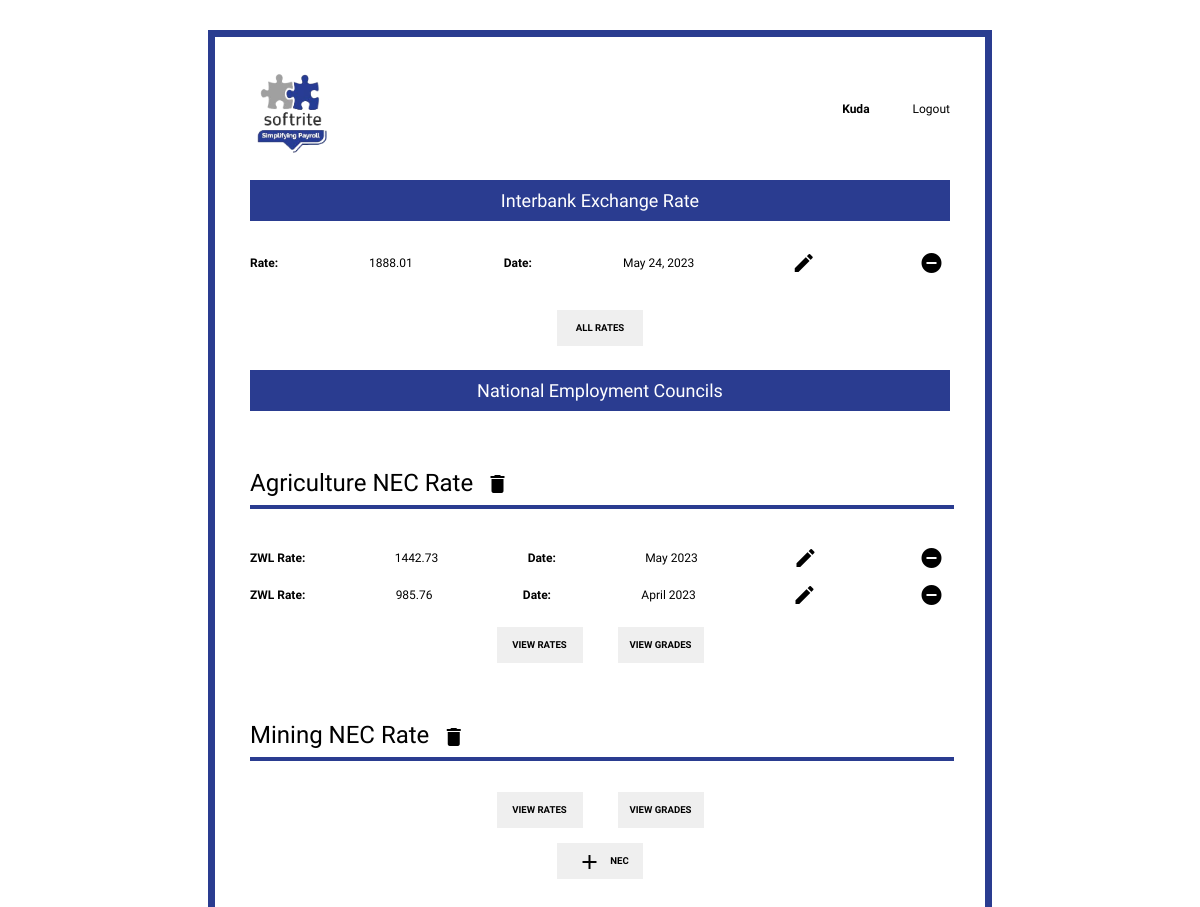
The app's page / (signed in), older data.
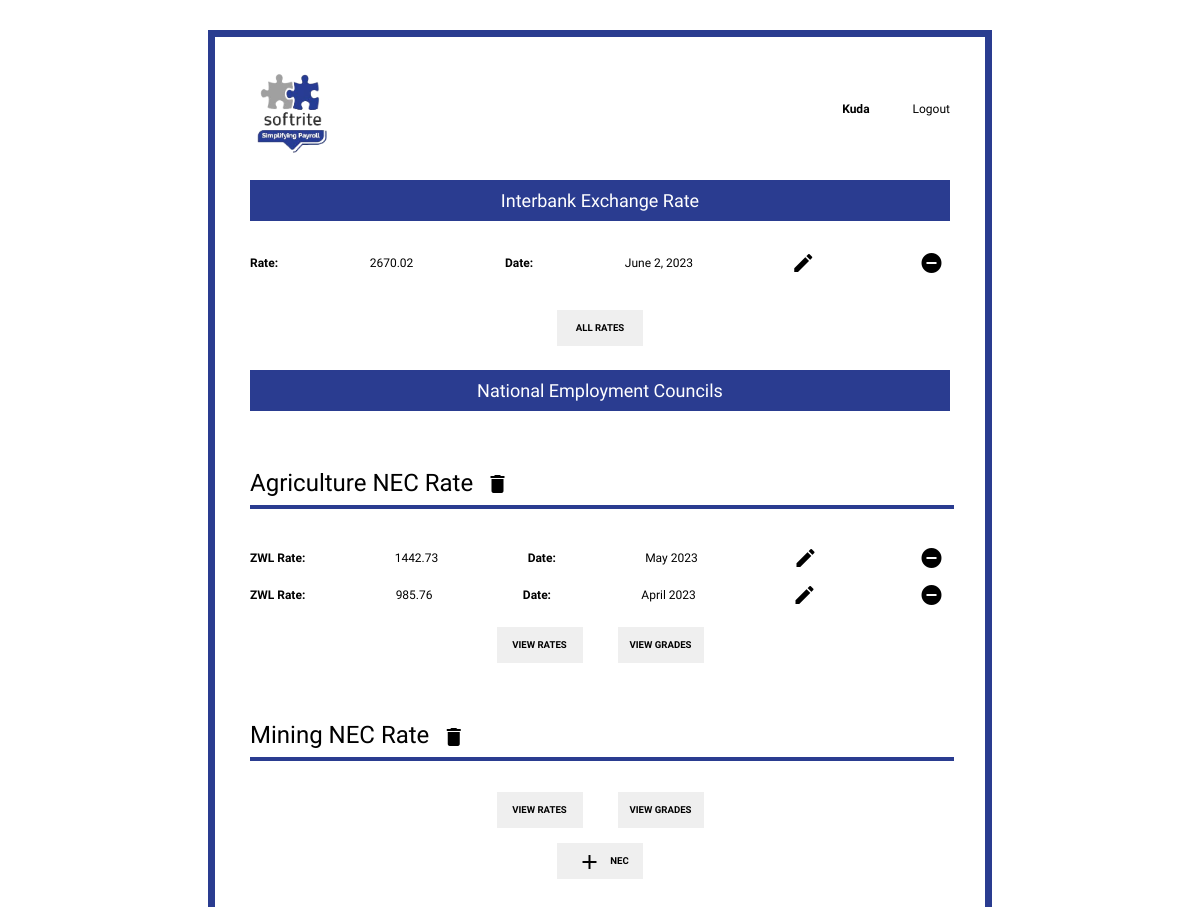
The same page, newer data.
### payroll_info/models.py (models this page shows, shortened)
class InterbankUSDRate(models.Model):
    date = models.DateField(default=datetime.today, unique=True)
    rate = models.FloatField()
    class Meta:
        verbose_name_plural = "Interbank USD Rates"

### payroll_info/views.py (the view)
# urls.py: 2. Add a URL to urlpatterns:  path('', views.home, name='home')
@login_required
def home(request):
    necs = NEC.objects.all()
    interbank_instance = InterbankUSDRate.objects.order_by('-date').first()  # ordered by date descending (latest first)
    context = {
        'title': 'Admin',
        'necs': necs,
        'interbank_rate': interbank_instance,
    }
    return render(request, 'payroll_info/admin.html', context)

### payroll_info/templates/payroll_info/admin.html (shortened to what this page needs)
{% extends 'payroll_info/base.html' %}
{% block content %}
    <div id="home_page">
        <section id="interbank_rate" >
            <span class="section-header">
                Interbank Exchange Rate
            </span>
            <span class="flex-row">
                <label><b>Rate: </b></label>
                {{ interbank_rate.rate|floatformat:2 }}
                <label><b>Date: </b></label>
                {{ interbank_rate.date }}
                <a class="plain-link" href="{% url 'interbank-update' interbank_rate.id %}">
                    <i class="material-icons">edit</i>
                </a>
                <a class="plain-link" href="{% url 'interbank-delete' interbank_rate.id %}">
                    <i class="material-icons">remove_circle</i>
                </a>
            </span>
            <br>
        </section>
        <span class="button-row">
            <a class="plain-link" href="{% url 'interbank-rates' %}">
                <button type="button">
                    All Rates
                </button>
            </a>
        </span>
        <section id="nec_rates">
            <span class="section-header">
                National Employment Councils
            </span>
            {% for nec in necs %}
                <div class="collapsable" id="{{ nec.name }}_nec">
                    <h5>
                        {{ nec.name }} NEC Rate
                        <a class="plain-link" href="{% url 'nec-delete' nec.id %}">
                            <i class="material-icons">delete</i>
                        </a>
                    </h5>
                    {% if nec.rates_set %}
                        {% for nec_rate in nec.rates_set.all|dictsortreversed:'date'|slice:":2" %}
                            <span class="flex-row">
                            <label><b>ZWL Rate:</b></label>
                            {{ nec_rate.rate|floatformat:2 }}
                                <label><b>Date:</b></label>
                            {{ nec_rate.date|date:'F Y'}}
                            <a class="plain-link" href="{% url 'nec-rate-update' nec.id nec_rate.id %}">
                                <i class="material-icons">edit</i>
                            </a>
                            <a class="plain-link" href="{% url 'nec-rate-delete' nec.id nec_rate.id %}">
                                <i class="material-icons">remove_circle</i>
                            </a>
                        </span>
                        {% endfor %}
                    {% endif %}
                    <span class="button-row">
                        <a class="plain-link" href="{% url 'nec-rates' nec.id %}">
                            <button type="button">
                                View Rates
                            </button>
                        </a>
                        <a class="plain-link" href="{% url 'nec-grades' nec.id %}">
                            <button type="button">
                                View Grades
                            </button>
                        </a>
                    </span>
                </div>
            {% endfor %}
            <span class="button-row">
                <a class="plain-link" href="{% url 'nec-add' %}">
                    <button type="button" style="display: block; margin: auto;">
                        <i class="material-icons">add</i> NEC
                    </button>
                </a>
            </span>
        </section>
    </div>
{% endblock %}

Row changes from the older to the newer data that the page shows:
no longer on this page (row unchanged): InterbankUSDRate: rate "1888.01", date "May 24, 2023"
added InterbankUSDRate: rate "2670.02", date "June 2, 2023"
